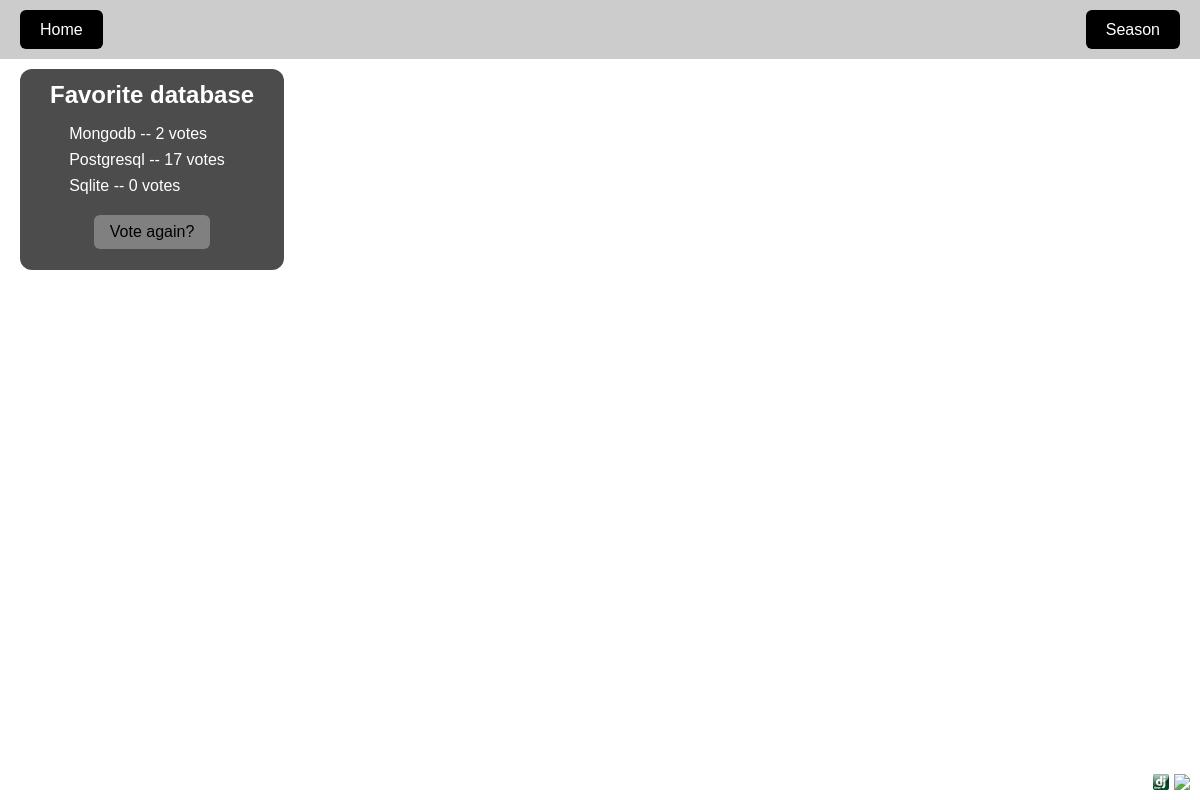
Screenshot of /polls/5/results/ with the database file from the repository.
### polls/models.py (models this page shows, shortened)
class Question(models.Model):
    question_text = models.CharField(max_length=200)
    pub_date = models.DateTimeField("date published")

class Choice(models.Model):
    question = models.ForeignKey(Question, on_delete=models.CASCADE) # the question obj this goes with
    choice_text = models.CharField(max_length=200) #
    image_url = models.CharField(max_length=500, blank=True, null=True)  # path to image
    image_size = models.CharField(
        max_length=20,
        choices=[("inline", "Inline Icon"), ("small", "Small"), ("medium", "Medium"), ("large", "Large")],
        default="medium",
    )
    votes = models.IntegerField(default=0)

### polls/views.py (the view)
# urls.py: path("<int:pk>/results/", views.ResultsView.as_view(), name="results"),
class ResultsView(generic.DetailView):
    model = Question
    template_name = "polls/results.html"

### polls/templates/polls/results.html (shortened to what this page needs)
{% extends "base.html" %}
{% load static %}
{% block content %}
<div id="content" class="results-page">
  <div class="text-box">
    <h2>{{ question.question_text|slice:":-1" }}</h2>
    <ul>
      {% for choice in question.choice_set.all %}
        <li class="choice-container {{ choice.image_size }}">
            <label>
              {{ choice.choice_text }} -- {{ choice.votes }} vote{{ choice.votes|pluralize }}
            </label>
        </li>
      {% endfor %}
    </ul>
    <a href="{% url 'polls:detail' question.id %}" class="btn">Vote again?</a>
  </div>
</div>
{% endblock %}

### polls/static/polls/styles.css (style rules this page uses)
html, body { margin: 0; }
body { background-size: cover; background-repeat: no-repeat; background-position: center center; font-family: Arial, sans-serif; color: black; min-height: 100vh; }
#content { margin-top: 10px; }
a.btn { display: block; }
.btn { display: block; margin: 20px auto; background-color: gray; color: black; text-decoration: none; text-align: center; padding: 8px 16px; border-radius: 6px; border: none; cursor: pointer; font-size: 16px; width: fit-content; }
.btn:link, .btn:visited { color: black; }
.choice-container { position: relative; display: block; margin: 8px 0; }
.choice-container label { margin: 0; }
.results-page .text-box { display: inline-block; vertical-align: top; text-align: left !important; margin-left: 20px; max-width: 800px; width: auto; }
.results-page .text-box ul, .results-page .text-box ol { padding-left: 1.2rem; margin-left: 0; text-align: left; }
.text-box { background-color: rgba(0,0,0,0.7); color: white; padding: 0px 30px 1px 30px; border-radius: 12px; display: inline-block; font-size: 16px; margin-left: 20px; text-align: left; }
.text-box p, .text-box h1, .text-box h2, .text-box h3 { margin-top: 0.5em; margin-bottom: 0.5em; }
.results-page { text-align: left !important; }

### rows the page displays
Question: question_text "Favorite database"
Choice: choice_text "Mongodb", votes "2"
Choice: choice_text "Postgresql", votes "17"
Choice: choice_text "Sqlite", votes "0"
